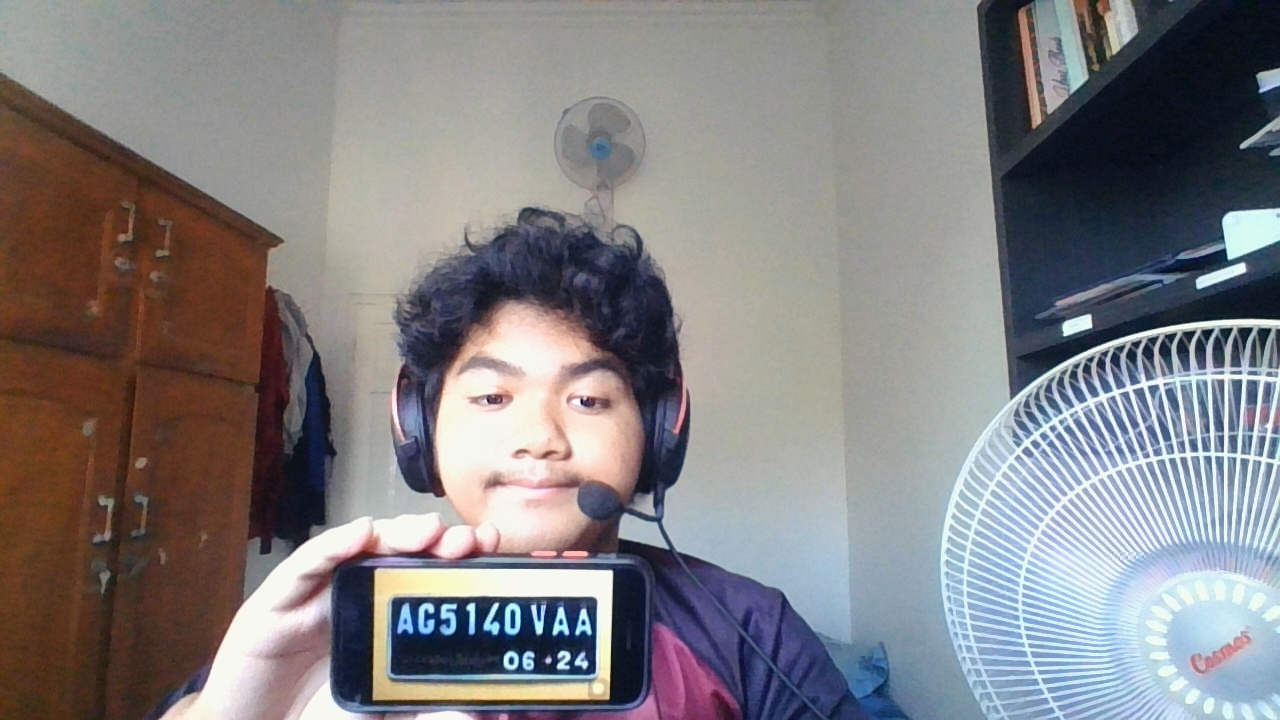
#> input picture saved_img.jpg, 1280 x 720 px
$ python -i CropImage.py   (imports and definitions only)
#> lines starting #> are read from the running program, lines starting #| are printed output that depends on the picture; after the words box and inside, x2 and y2 are one past the last pixel; in counts of white or black regions, pixels touching at a corner belong together
import cv2
from matplotlib import pyplot as plt
import numpy as np
import imutils
import easyocr

def cropImage():
    #gray
    img = cv2.imread('saved_img.jpg')
#> img is the input picture: shape (720, 1280, 3); mean B, G, R 129.5, 127.3, 129.7
    gray = cv2.cvtColor(img, cv2.COLOR_BGR2GRAY)
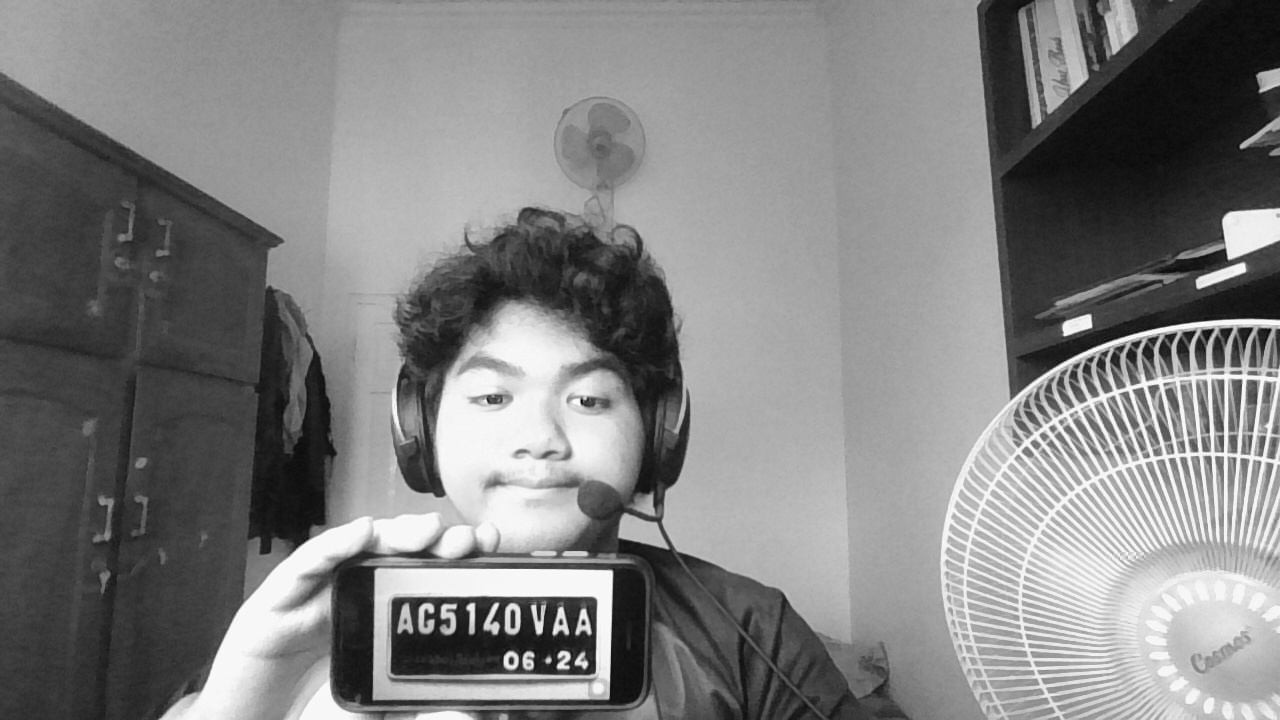
#> gray: shape (720, 1280); min 5, max 254, mean 128.3
    plt.imshow(cv2.cvtColor(gray, cv2.COLOR_BGR2RGB))
    plt.show()

    #edge
    bfilter = cv2.bilateralFilter(gray, 11, 17, 17)
    edged = cv2.Canny(bfilter, 30, 200)
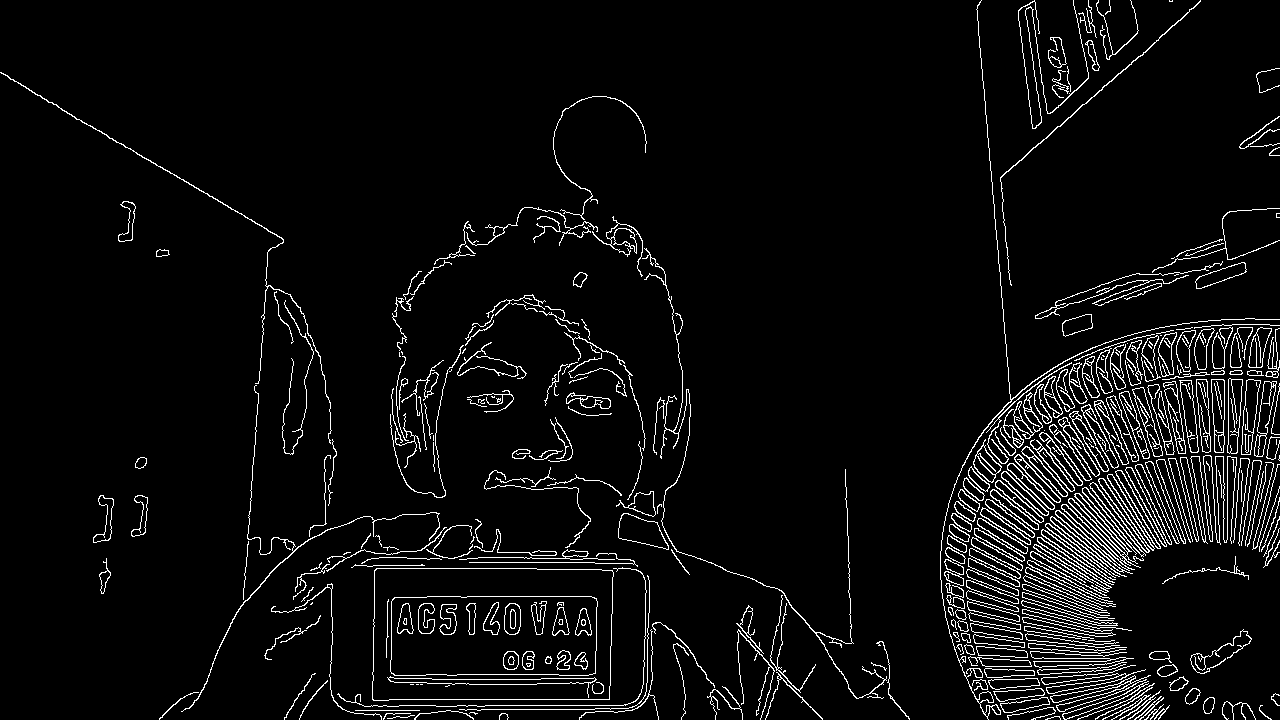
#> edged: shape (720, 1280); 5.1% white in thin lines or dots
    plt.imshow(cv2.cvtColor(edged, cv2.COLOR_BGR2RGB))
    plt.show()

    #find_keypoints
    keypoints = cv2.findContours(edged.copy(), cv2.RETR_TREE, cv2.CHAIN_APPROX_SIMPLE)
#> keypoints = 561 contours, 219 with area under 20; largest, box (x1, y1, x2, y2) and area: (372, 568, 614, 701) 31058, (372, 568, 614, 701) 31052, (390, 596, 598, 676) 16000, (390, 596, 598, 676) 15992, (1050, 493, 1144, 577) 1274
    contours = imutils.grab_contours(keypoints)
#> contours has the same summary as keypoints
    contours = sorted(contours, key=cv2.contourArea, reverse=True)[:10]
#> contours = 10 contours; largest, box (x1, y1, x2, y2) and area: (372, 568, 614, 701) 31058, (372, 568, 614, 701) 31052, (390, 596, 598, 676) 16000, (390, 596, 598, 676) 15992, (1050, 493, 1144, 577) 1274

    location = None
    for contour in contours:
        approx = cv2.approxPolyDP(contour, 10, True)
        if len(approx) == 4:
            location = approx
            break
#> this loop made 1 pass
#> location on pass 1: [[374, 570], [373, 700], [609, 699], [612, 570]]

    print(location)
#| [[[374 570]]
#|  [[373 700]]
#|  [[609 699]]
#|  [[612 570]]]

    #masking and cropping
    mask = np.zeros(gray.shape, np.uint8)
    new_image = cv2.drawContours(mask, [location], 0, 255, -1)
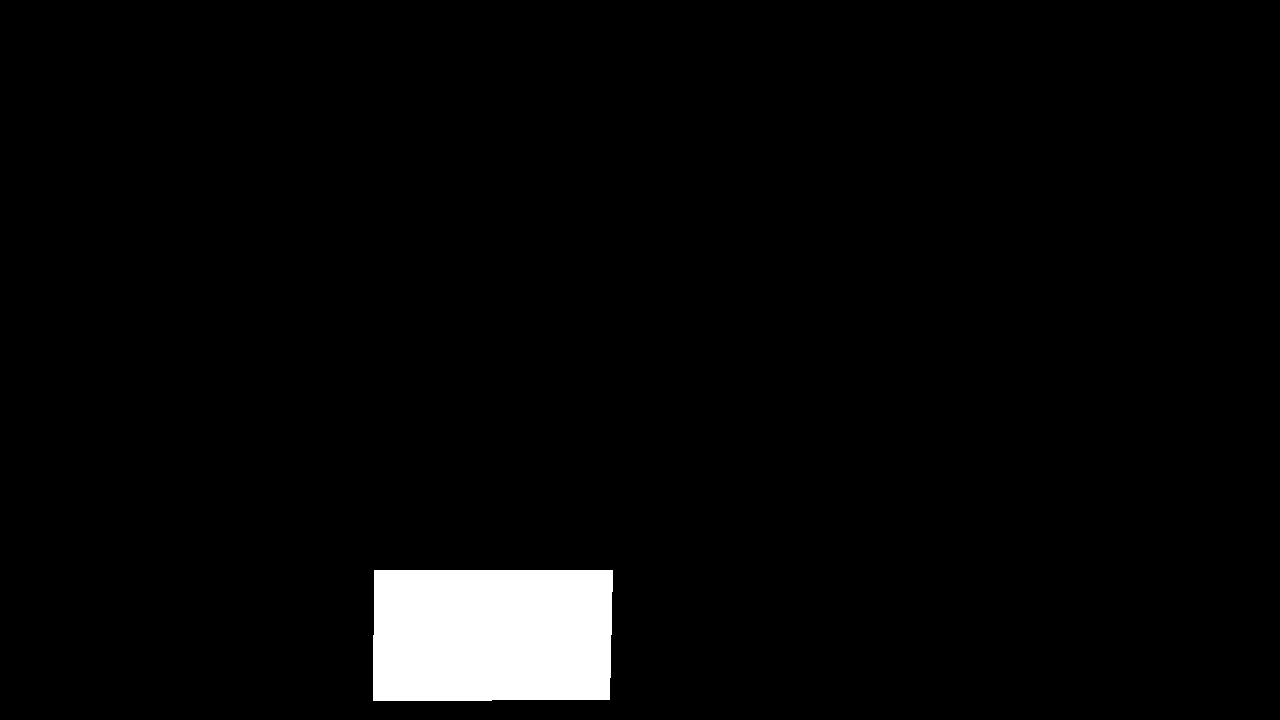
#> new_image: shape (720, 1280); 3.4% white; 1 white region, box (x1, y1, x2, y2) and area: (373, 570, 613, 701) 31059
    new_image = cv2.bitwise_and(img, img, mask=mask)
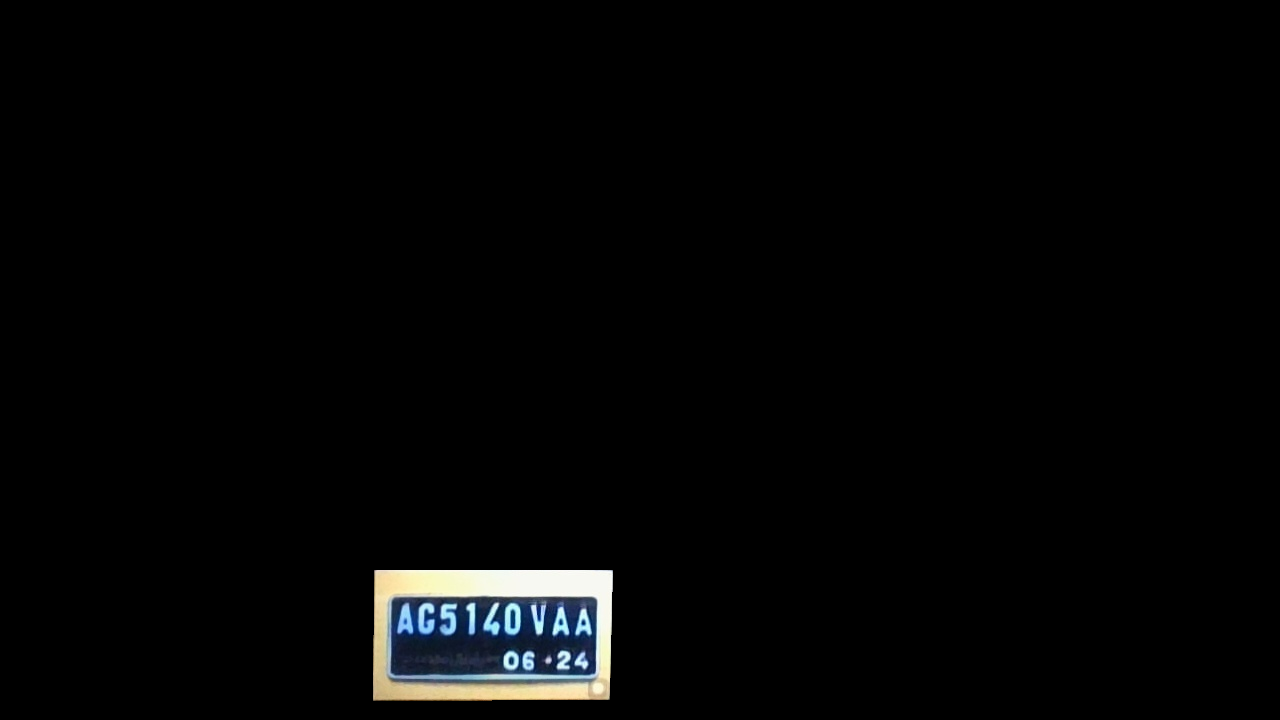
#> new_image: shape (720, 1280, 3); mean B, G, R 4.9, 4.9, 4.5
    plt.imshow(cv2.cvtColor(new_image, cv2.COLOR_BGR2RGB))
    plt.show()

    (x, y) = np.where(mask==255)
    (x1, y1) = (np.min(x), np.min(y))
#> x1 = 570; y1 = 373
    (x2, y2) = (np.max(x), np.max(y))
#> x2 = 700; y2 = 612
    cropped_image = gray[x1:x2+1, y1:y2+1]
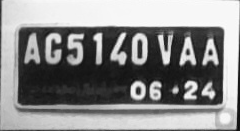
#> cropped_image: shape (131, 240); min 8, max 252, mean 140.4
    plt.imshow(cv2.cvtColor(cropped_image, cv2.COLOR_BGR2RGB))
    plt.show()
    cv2.imwrite('C:/Users/HIMMA/PycharmProjects/pythonProject5/Test_gray.jpg', cropped_image)

#> (the run stopped early here; a loop or call above may not have finished)
